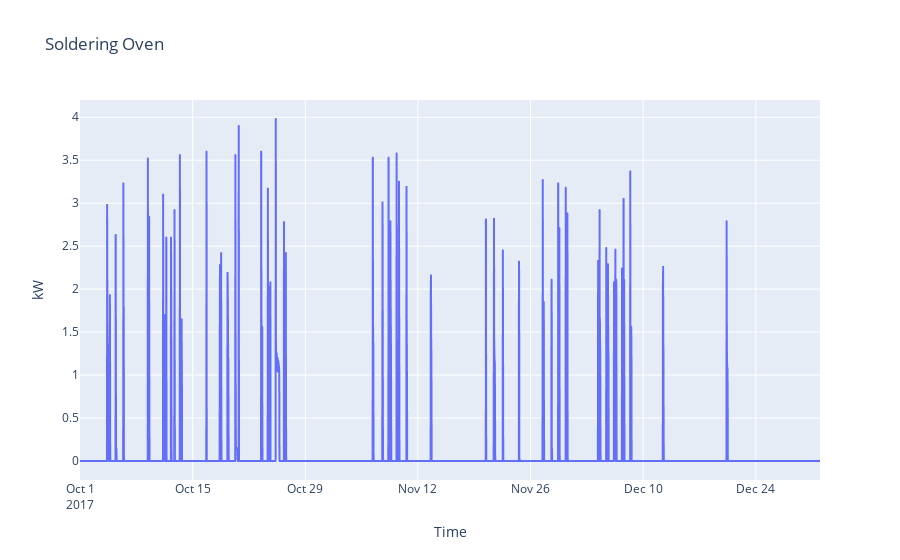

The code cell stored with this chart in its notebook:
### Code cell
px.line(
    x=df.index, y=df.kw, 
    title='Soldering Oven',
    labels={
        'x': 'Time',
        'y': 'kW'
    },
    markers=False)

### Figure 1 — Plotly figure (JSON) as saved in the notebook; plotly's stock layout.template omitted (floating-point values rounded to 4 significant figures; data arrays with more than 128 entries replaced by an {"elided": "..."} marker saying what was removed)
{"data": [{"hovertemplate": "Time=%{x}<br>kW=%{y}<extra></extra>", "legendgroup": "", "line": {"color": "#636efa", "dash": "solid"}, "marker": {"symbol": "circle"}, "mode": "lines", "name": "", "showlegend": false, "type": "scattergl", "x": {"elided": "4416 str values"}, "xaxis": "x", "y": {"elided": "4416 float values"}, "yaxis": "y"}], "layout": {"legend": {"tracegroupgap": 0}, "title": {"text": "Soldering Oven"}, "xaxis": {"anchor": "y", "domain": [0, 1], "title": {"text": "Time"}}, "yaxis": {"anchor": "x", "domain": [0, 1], "title": {"text": "kW"}}}}
